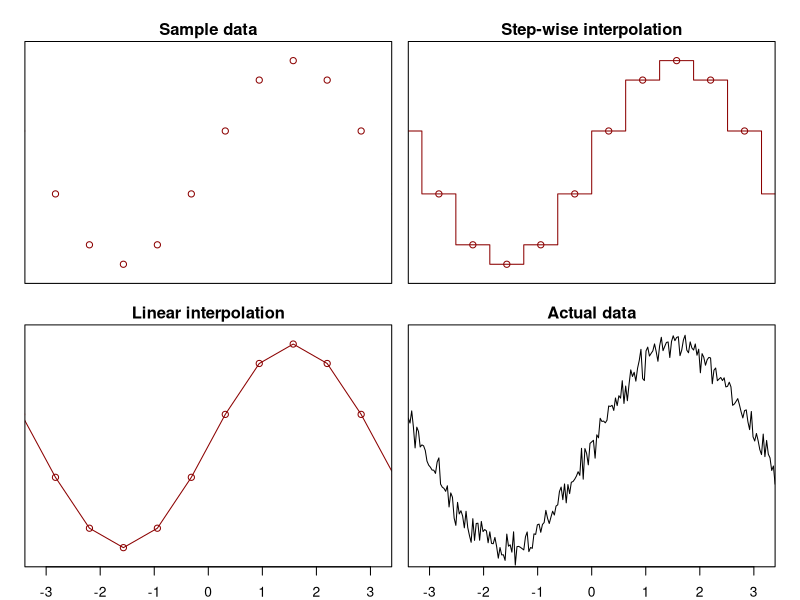
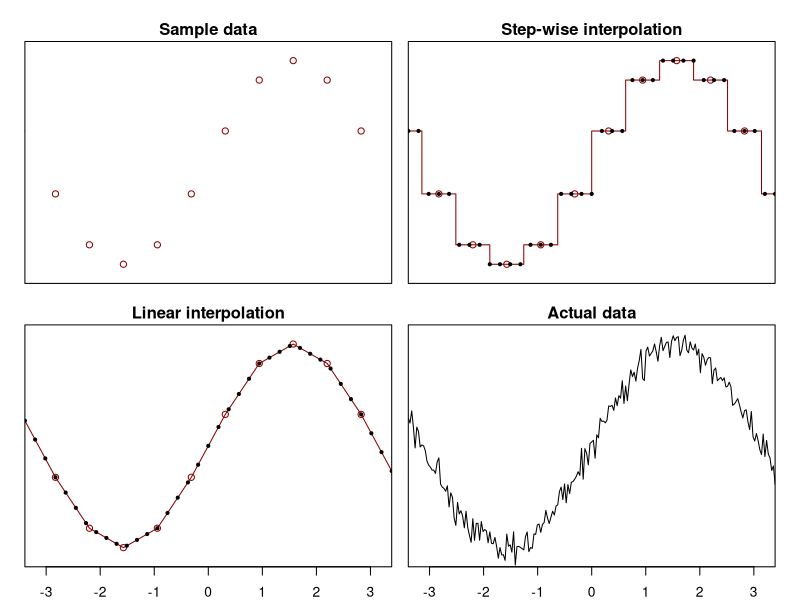
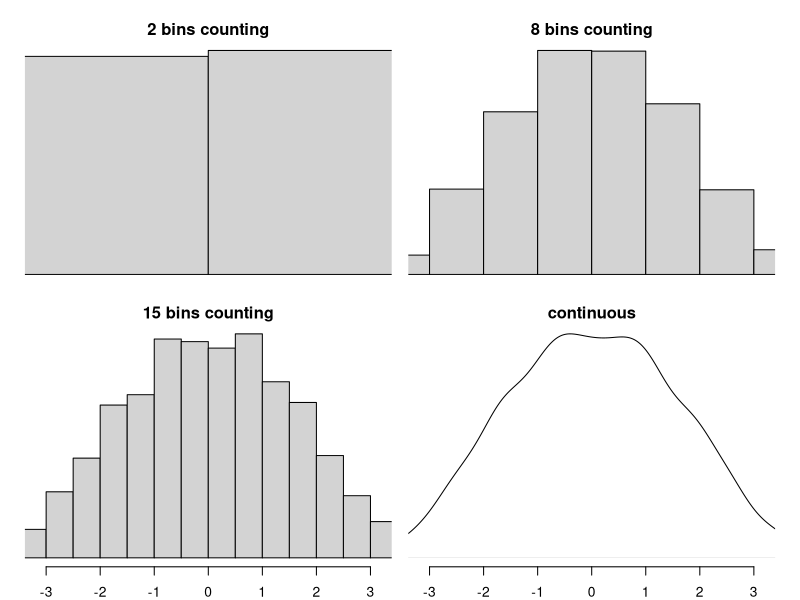

The R script that drew these images, in order:
## ---- chunk 1
# layout-valign="bottom"

######

par(mfrow = c(2,2)
    ,yaxt = "n"
    ,mar = c(1,.5,1.5,.5)
    ,oma = c(1,1,1,1))
# params

step <- 20

x <- seq(-150, 150, by = 1) * pi / 100

noise <- rnorm(n=length(x),mean = 0,sd=.08)

sin_x <- sin(x) + noise

xlab <- "x"
ylab <- "y"
xlim <- c(-pi, pi)
ylim <- c(-1.1,1.1)
cex <- 0.5


x_step <- seq(-150, 150, by = step) * pi / 100

sin_x_step <- sin(x_step)

####

plot(x_step, sin_x_step,
  type = "p",
  ylab = ylab,
  xlab = xlab,
  col = "darkred",
  ,ylim=ylim
  ,xlim = xlim
  ,main = "Sample data"
  ,xaxt = "n"
)
# lines(x, sin_x, type = "l")

#####

plot(x_step - step * pi / 200, sin_x_step,
  type = "s",
  col = "darkred",
  xlab = xlab,
  ylab = ylab,
  xlim = xlim,
  ylim = ylim,
  main = "Step-wise interpolation"
  ,xaxt = "n"
  
)
points(x_step, sin_x_step, col = "darkred")
# lines(x, sin_x)

#####

plot(x_step, sin_x_step,
  type = "l",
  xlab = xlab,
  ylab = "",
  col = "darkred",
  ylim=ylim,
  xlim = xlim,
  main = "Linear interpolation"
)
# lines(x, sin_x)
points(x_step, sin_x_step, col = "darkred")

##### 

plot(x
     ,sin_x
     ,type = "l"
     ,ylab = ylab
     ,ylim = ylim
     ,xlim = xlim
     ,main = "Actual data"
     )

####

par(mfrow=c(1,1))

## ---- chunk 2

par(mfrow = c(2,2)
    ,yaxt = "n"
    ,mar = c(1,.5,1.5,.5)
    ,oma = c(1,1,1,1))
# params
# 
# 
# # graphical  
# xlab <- "x"
# ylab <- "y"
# xlim <- c(-pi, pi)
# ylim <- c(-1,1)

# plotting variables 
# step <- 20
step_down <- 6

# x <- seq(-150, 150, by = 1) * pi / 100
# sin_x <- sin(x)

# x_step <- seq(-150, 150, by = step) * pi / 100

x_step_down <- seq(-150, 150, by = step_down) * pi / 100

sin_step_down <- c()
for (x_ in x_step_down) {
  sin_step_down <- append(sin_step_down,sin(x_step[which.min(abs(x_ - x_step))]))
}
sin_x_step <- sin(x_step)


sin_lin_down <- c()
for (x_ in x_step_down[-length(x_step_down)]) { 
  # x_ <- -2.2619467
  x_1 <- x_step[which(x_ >= x_step)[length(which(x_ >= x_step))]]
  x_2 <- x_step[which(x_ < x_step)[1]]
  sin_lin_down <- append(sin_lin_down, sin(x_1) + (x_ - x_1)*(sin(x_2) - sin(x_1))/(x_2 - x_1))
}
sin_lin_down <- append(sin_lin_down,sin(sin_lin_down[length(x_step_down)]))

####

plot(x_step, sin_x_step,
  type = "p",
  ylab = ylab,
  xlab = xlab,
  col = "darkred",
  ,ylim = ylim
  ,xlim = xlim
  ,main = "Sample data"
  ,xaxt = "n"
)

# lines(x, sin_x, type = "l")

#####

plot(x_step - step * pi / 200, sin_x_step,
  type = "s",
  # lty = 
  col = "darkred",
  xlab = xlab,
  ylab = ylab,
  xlim = xlim,
  ylim = ylim,
  main = "Step-wise interpolation"
  ,xaxt = "n"
)
points(x_step, sin_x_step, col = "darkred")
points(x_step_down,sin_step_down,col = "black",pch=19,cex=cex)
# lines(x, sin_x)

#####

plot(x_step, sin_x_step,
  type = "l",
  xlab = xlab,
  ylab = "",
  col = "darkred",
  ylim= ylim,
  xlim = xlim,
  main = "Linear interpolation"
)
# lines(x, sin_x)
points(x_step, sin_x_step, col = "darkred")
points(x_step_down,sin_lin_down,col="black",pch=19,cex=cex)

##### 

plot(x
     ,sin_x
     ,type = "l"
     ,ylab = ylab
     ,ylim = ylim
     ,xlim = xlim
     ,main = "Actual data"
     )

####

par(mfrow=c(1,1))

## ---- chunk 3

n <- 1500

x <- runif(n=n,min = -2,max = 2)
           # ,mean = 0,sd = .5)

x_norm <- rnorm(n = n,mean = 0,sd=1) + x 

step_ <- c(1,7,14)

par(mfrow=c(2,2)
    ,yaxt="n"
    ,mar = c(1,.5,1.5,.5)
    ,oma = c(1,1,1,1))

for (i in step_){
 hist(x_norm,breaks=i
      ,xlab = "x"
      ,ylab=""
      ,freq = FALSE
      ,main = paste0(i+1," bins counting")
      ,xlim = xlim
      ,xaxt = ifelse(i == step_[length(step_)],"s","n")
      )
}

density(x_norm) |> plot(xlab = "x"
                        ,ylab=""
                        ,xlim = xlim
                        ,main="continuous"
                        ,bty = "n")

par(mfrow=c(1,1))

